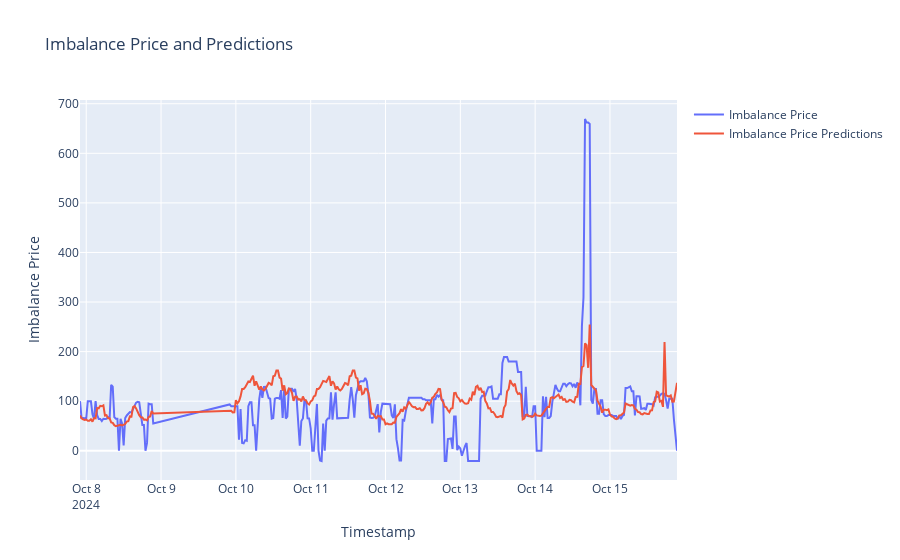

The notebook cell saved with this chart:
### Code cell
#plot imbalance price and predictions
fig = go.Figure()
fig.add_trace(go.Scatter(x=df_api_new_merged1["timestamp_utc"], y=df_api_new_merged1["imbalance_price"], mode='lines', name='Imbalance Price'))
fig.add_trace(go.Scatter(x=df_api_new_merged1["timestamp_utc"], y=df_api_new_merged1["imbalance_price_predictions"], mode='lines', name='Imbalance Price Predictions'))
fig.update_layout(title='Imbalance Price and Predictions', xaxis_title='Timestamp', yaxis_title='Imbalance Price')
fig.show()

### Figure 1 — Plotly figure (JSON) as saved in the notebook; plotly's stock layout.template omitted (floating-point values rounded to 4 significant figures; data arrays with more than 128 entries replaced by an {"elided": "..."} marker saying what was removed)
{"data": [{"mode": "lines", "name": "Imbalance Price", "type": "scatter", "x": {"elided": "334 str values"}, "y": {"elided": "334 float values"}}, {"mode": "lines", "name": "Imbalance Price Predictions", "type": "scatter", "x": {"elided": "334 str values"}, "y": {"elided": "334 float values"}}], "layout": {"title": {"text": "Imbalance Price and Predictions"}, "xaxis": {"title": {"text": "Timestamp"}}, "yaxis": {"title": {"text": "Imbalance Price"}}}}
